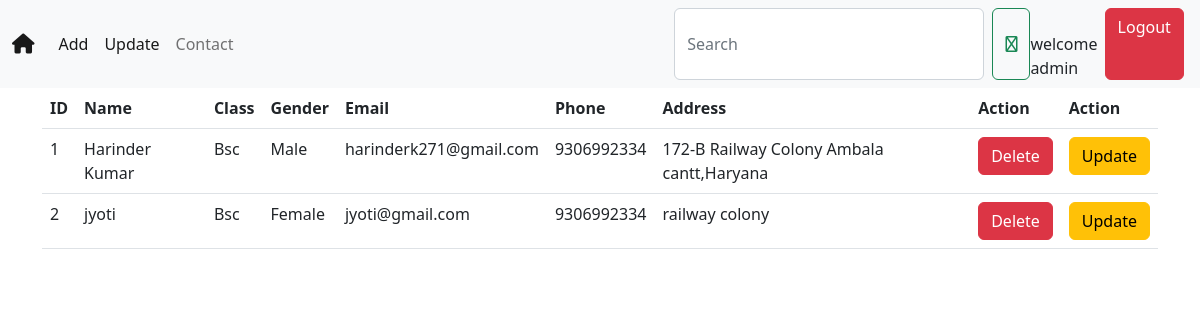
Page /show (signed in) on the committed database.
### myapp/models.py (models this page shows, shortened)
class student(models.Model):
    name=models.CharField(max_length=255)
    standard=models.CharField(max_length=255)
    gender=models.CharField(max_length=10,choices=Gender,default='Male',null=True,blank=True)
    email=models.EmailField()
    phone=models.IntegerField()
    address=models.TextField()

### myapp/views.py (the view)
# urls.py: path('show',views.show,name='show'),
@login_required(login_url='login')
def show(request):
    data=student.objects.all()
    return render(request,'show.html',{'data':data})

### template/show.html
{% include 'base.html' %}
{% block content %}
<div class="container">
    <table class="table">
        <thead>
            <th>ID</th>
            <th>Name</th>
            <th>Class</th>
            <th>Gender</th>
            <th>Email</th>
            <th>Phone</th>
            <th>Address</th>
            <th>Action</th>
            <th>Action</th>
        </thead>
        <tbody>
            {% for i in data %}
            <tr>
            <td>{{i.id}}</td>
            <td>{{i.name}}</td>
            <td>{{i.standard}}</td>
            <td>{{i.gender}}</td>
            <td>{{i.email}}</td>
            <td>{{i.phone}}</td>
            <td>{{i.address}}</td>
            <td><a href="{% url 'delete' i.id %} " class="btn btn-danger">Delete</a></td>
            <td><a href="{% url 'update' i.id %} " class="btn btn-warning">Update</a></td>
        </tr>
        {% endfor %}
        </tbody>
    </table>
</div>
{% endblock %}

### template/base.html (shortened to what this page needs)
<!doctype html>
<html lang="en">
  <head>
    <link rel="stylesheet" href="https://cdnjs.cloudflare.com/ajax/libs/font-awesome/6.2.1/css/all.min.css" />
    <link href="https://cdn.jsdelivr.net/npm/bootstrap@5.2.3/dist/css/bootstrap.min.css" rel="stylesheet">
  </head>
  <body>
    <nav class="navbar navbar-expand-lg navbar-light bg-light">
      <div class="container-fluid">
        <a class="navbar-brand" href="{% url 'show' %}"><i class="fa-solid fa-house"></i></a>
        <div class="collapse navbar-collapse" id="navbarSupportedContent">
          <ul class="navbar-nav me-auto mb-2 mb-lg-0">
            <li class="nav-item">
              <a class="nav-link active" aria-current="page" href="{% url 'std' %}">Add</a>
            </li>
            <li class="nav-item">
                <a class="nav-link active" aria-current="page" href="">Update</a>
              </li>
            <li class="nav-item">
              <a class="nav-link" href="#">Contact</a>
            </li>
          </ul>
          <form class="d-flex">
            <input class="form-control me-2" type="search" placeholder="Search" aria-label="Search">
            <button class="btn btn-outline-success" type="submit"><i class="fa-regular fa-magnifying-glass"></i></button>&nbsp;
            {% if user.is_authenticated %}
            welcome {{user}}
            <a  class="btn btn-danger" href="{% url 'logout' %}">Logout</a>&nbsp;
            {% else %}
            <a class="btn btn-warning" href="login">Login</a>&nbsp;
            <a class="btn btn-success" href="signup">Signup</a>&nbsp;
            {% endif %}
          </form>
        </div>
      </div>
    </nav>
  </body>
</html>

### rows in the picture
student: id "1", name "Harinder Kumar", standard "Bsc", gender "Male", email "harinderk271@gmail.com", phone "9306992334", address "172-B Railway Colony Ambala cantt,Haryana"
student: id "2", name "jyoti", standard "Bsc", gender "Female", email "jyoti@gmail.com", phone "9306992334", address "railway colony"

### other values in the picture
{{ user }} "admin"
